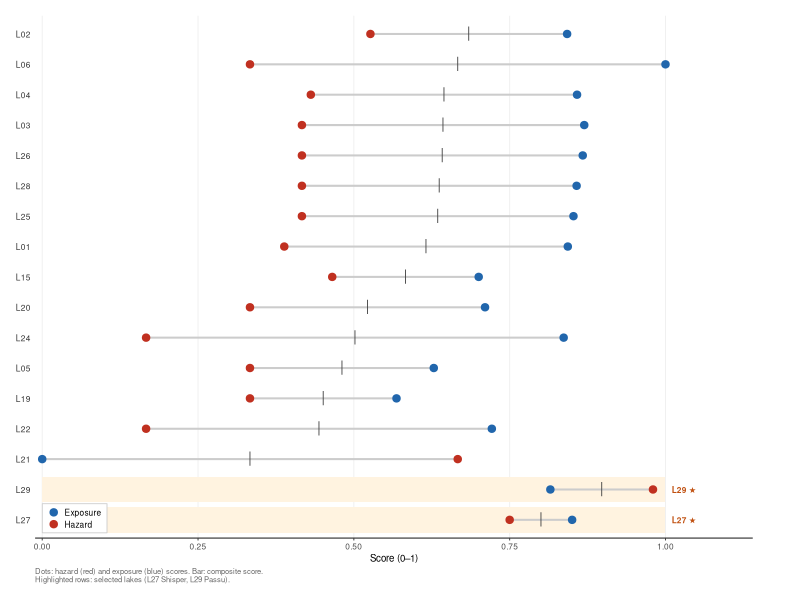
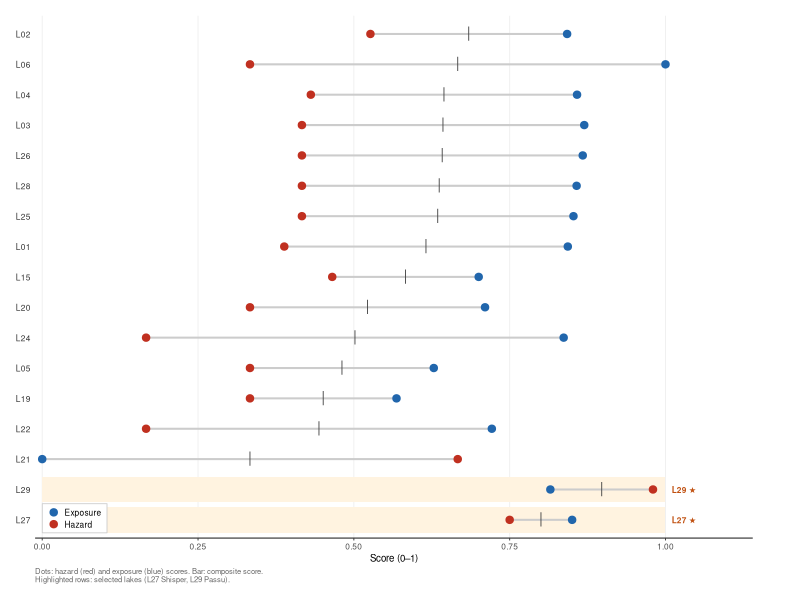

Here is the R script that generated these plots, in order:

# ════════════════════════════════════════════════════════════════
# 05_fig05_priority_scoring.R
# Figure 5 — Priority Scoring Dumbbell Plot
# PURPOSE: Hazard score vs exposure score per lake, sorted by composite
# AUTHOR:  Ismail, Sadaf — GSAIS, Kyoto University
# DATE:    2026
# ════════════════════════════════════════════════════════════════

library(ggplot2)
library(dplyr)
library(tidyr)
library(readr)

# ── 1. Load + sort by composite score ────────────────────────────────────────

df <- read_csv("data/processed/lake_priority_scores.csv",
               show_col_types = FALSE) |>
  arrange(composite_score) |>
  mutate(label = factor(lake_id, levels = lake_id))

# ── 2. Long form for dots ─────────────────────────────────────────────────────

df_long <- df |>
  pivot_longer(
    cols      = c(hazard_score, exposure_score),
    names_to  = "score_type",
    values_to = "score"
  ) |>
  mutate(
    score_type = recode(score_type,
                        "hazard_score"   = "Hazard",
                        "exposure_score" = "Exposure")
  )

# ── 3. Colours ────────────────────────────────────────────────────────────────

col_hazard    <- "#C03020"   # red    — hazard
col_exposure  <- "#2166AC"   # blue   — exposure
col_connector <- "#CCCCCC"   # light grey connector line
col_composite <- "#444444"   # dark grey — composite tick
col_sel_bg    <- "#FFF3E0"   # highlight band for selected lakes

# ── 4. Plot ───────────────────────────────────────────────────────────────────

# Highlight bands for selected lakes
selected_lakes <- df |> filter(selected) |> pull(label)

p <- ggplot() +

  # Highlight band for selected lakes
  geom_tile(
    data = df |> filter(selected),
    aes(x = 0.5, y = label, width = 1, height = 0.85),
    fill = col_sel_bg, colour = NA
  ) +

  # Dumbbell connector (hazard to exposure)
  geom_segment(
    data = df,
    aes(x = hazard_score, xend = exposure_score,
        y = label, yend = label),
    colour = col_connector, linewidth = 0.7
  ) +

  # Composite score tick mark
  geom_point(
    data = df,
    aes(x = composite_score, y = label),
    shape = 124,   # vertical bar
    size  = 3.5,
    colour = col_composite
  ) +

  # Hazard + exposure dots
  geom_point(
    data = df_long,
    aes(x = score, y = label, colour = score_type),
    size = 2.2
  ) +

  # Selected lake labels
  geom_text(
    data = df |> filter(selected),
    aes(x = 1.01, y = label,
        label = paste0(lake_id, " ★")),
    hjust = 0, size = 2.1, fontface = "bold",
    colour = "#C05010"
  ) +

  scale_colour_manual(
    values = c("Hazard" = col_hazard, "Exposure" = col_exposure),
    name   = NULL
  ) +
  scale_x_continuous(
    limits = c(0, 1.14),
    breaks = seq(0, 1, 0.25),
    expand = expansion(mult = c(0.01, 0))
  ) +

  labs(
    x       = "Score (0–1)",
    y       = NULL,
    caption = "Dots: hazard (red) and exposure (blue) scores. Bar: composite score.
Highlighted rows: selected lakes (L27 Shisper, L29 Passu)."
  ) +

  theme_classic(base_size = 7) +
  theme(
    legend.position      = c(0.01, 0.01),
    legend.justification = c(0, 0),
    legend.key.size      = unit(3, "mm"),
    legend.text          = element_text(size = 6),
    legend.background    = element_rect(fill = "white", colour = "#cccccc",
                                        linewidth = 0.3),
    legend.margin        = margin(2, 4, 2, 4),
    axis.text.y          = element_text(size = 6, colour = "#333333"),
    axis.text.x          = element_text(size = 6),
    axis.title.x         = element_text(size = 7),
    axis.line.y          = element_blank(),
    axis.ticks.y         = element_blank(),
    panel.grid.major.x   = element_line(colour = "#eeeeee", linewidth = 0.3),
    plot.caption         = element_text(size = 5.5, colour = "#666666",
                                        hjust = 0, margin = margin(t = 3)),
    plot.margin          = margin(4, 12, 4, 4, "mm"),
    plot.background      = element_rect(fill = "white", colour = NA),
    panel.background     = element_rect(fill = "white", colour = NA)
  )
OUT_DIR <- "C:/Users/sadaf/Documents/PPR3/figures"

# ── 5. Export ─────────────────────────────────────────────────────────────────

# -- 5. Save -------------------------------------------------------------------

n_lakes <- nrow(df)
fig_h   <- max(60, n_lakes * 5.8)

ggsave(file.path(OUT_DIR, "fig05_v3_priority_scoring.png"), p,
       width = 84, height = fig_h, units = "mm",
       dpi = 600, bg = "white")

ggsave(file.path(OUT_DIR, "fig05_v3_priority_scoring.tiff"), p,
       width = 84, height = fig_h, units = "mm",
       dpi = 600, bg = "white", compression = "lzw")

cat("Done! Saved to", OUT_DIR, "
")
